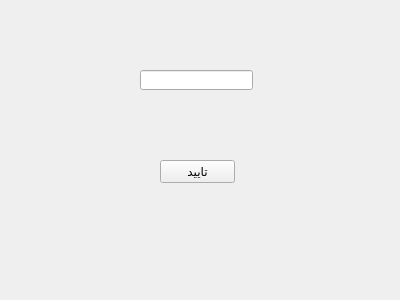
<?xml version="1.0" encoding="UTF-8"?>
<ui version="4.0">
 <class>pass</class>
 <widget class="QWidget" name="pass">
  <property name="geometry">
   <rect>
    <x>0</x>
    <y>0</y>
    <width>400</width>
    <height>300</height>
   </rect>
  </property>
  <property name="windowTitle">
   <string>Form</string>
  </property>
  <widget class="QLineEdit" name="passcode">
   <property name="geometry">
    <rect>
     <x>140</x>
     <y>70</y>
     <width>113</width>
     <height>20</height>
    </rect>
   </property>
   <property name="echoMode">
    <enum>QLineEdit::Password</enum>
   </property>
  </widget>
  <widget class="QPushButton" name="okcase">
   <property name="geometry">
    <rect>
     <x>160</x>
     <y>160</y>
     <width>75</width>
     <height>23</height>
    </rect>
   </property>
   <property name="text">
    <string>تایید</string>
   </property>
  </widget>
 </widget>
 <resources/>
 <connections/>
</ui>
